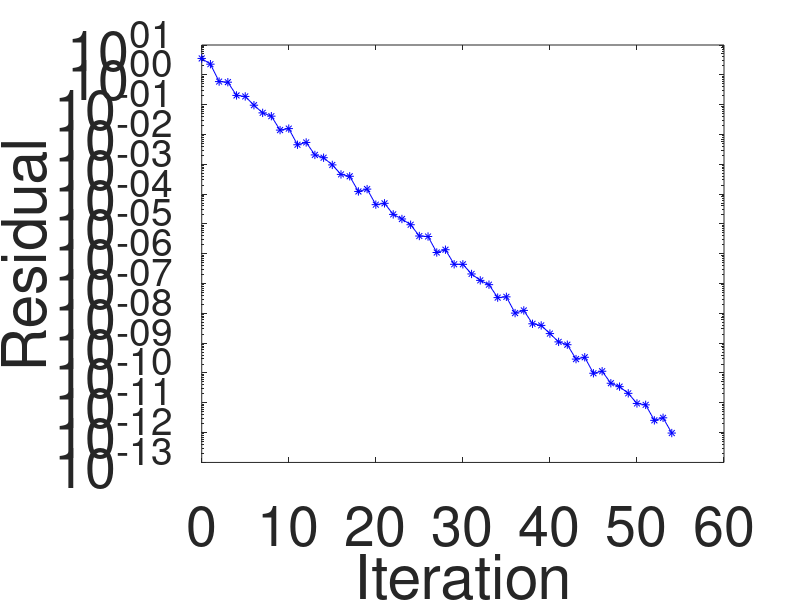

MATLAB code for this plot:
clear

% initialisation
A=[8 2 0
  3 -5 7
  -2 1 9];

b=[12 14 27]';

u0=[3 2 1]';          % the initial guess

N=size(A,1);

D = diag(diag(A));    % get the diagnoal part of A in Jacobi method
R = A - D;            % get the remaining part of A

k=0;                  % initialise iteration number
resarray = [];        % initialise the array to record the residual

while 1
    
    u1 = D\(b-R*u0);                  % Jacobi method
    
    residual = norm(u1-u0);   % norm(b-A*u0)        % calculate the norm
    resarray = [resarray residual];   % record the residual
    
    if residual < 10^-12             % exiting condition
        break
    end
    
    u0 = u1;                          % update u0 with u1, so that in next iteration, u0 is u1
    
    k = k+1;                          % iteration number adds one
    disp(['We at the iteration ' num2str(k) ' with the residual= ' num2str(residual)])
end

figure
semilogy(0:k,resarray,'-*b')
set(gca,'FontSize',40)
ylabel('Residual')
xlabel('Iteration')


